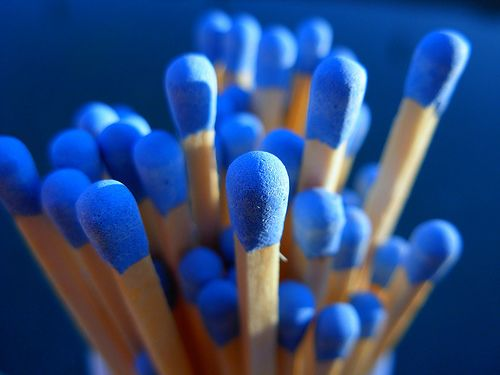
#> input picture image/10.jpg, 500 x 375 px, given as the content of the folder ../data/image.orig-10/, which was not available
$ jupyter execute --allow-errors 'Similarity & Distance Measure in a CBIR Framework.ipynb'   (shell and % lines are left out)   (text cells are left out)
#> lines starting #> are read from the running program, lines starting #| are printed output that depends on the picture; pictures that were not available may be replaced by others from this repository, and a replacement may not be noted
[cell 1]
import os
import cv2
import numpy as np
import pandas as pd
import matplotlib.pyplot as plt

[cell 2]
# for all divide by zero
# invalid log operations
np.seterr(all='ignore')

[cell 3]
path = '../data/image.orig-10/'

[cell 4]
def load_image_dir(path):
#> called with path = '../data/image.orig-10/'
    images = []
    filenames = []
    for filename in os.listdir(path):
        filenames.append(filename)
        img = cv2.imread(os.path.join(path,filename),0)
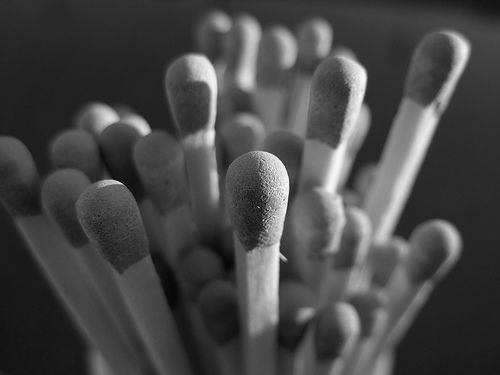
#> img: shape (375, 500); min 0, max 255, mean 71.5
        if img is not None:
            images.append(img)
    return images, filenames

[cell 5]
images, filenames = load_image_dir(path)
#> images = 1 item; filenames = ['10.jpg']
print("Loaded {} images from {}".format(len(images), path))
#| Loaded 1 images from ../data/image.orig-10/


$ run again, on image/14.jpg
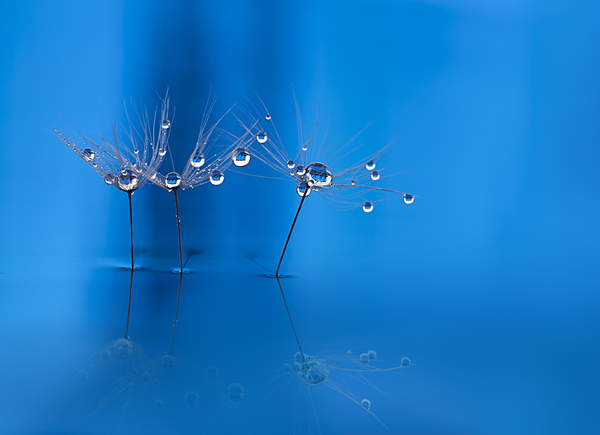
#> input picture image/14.jpg, 600 x 435 px, given as the content of the folder ../data/image.orig-10/, which was not available
#> in load_image_dir, `img = cv2.imread(os.path.join(path,filename),0)`:
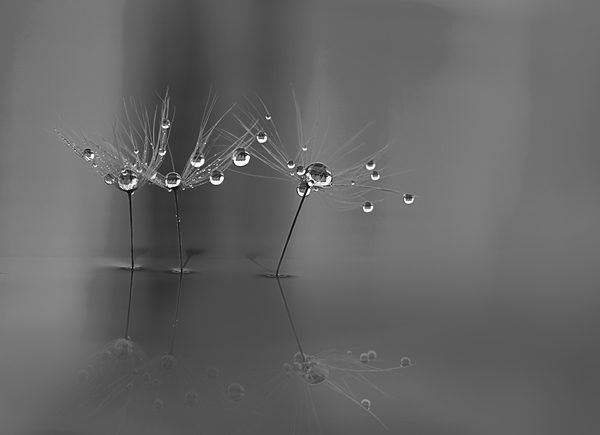
#> img: shape (435, 600); min 1, max 255, mean 101
#> images = 1 item; filenames = ['14.jpg']
#| Loaded 1 images from ../data/image.orig-10/

$ run again, on image/15.jpg
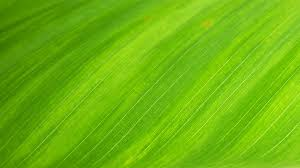
#> input picture image/15.jpg, 300 x 168 px, given as the content of the folder ../data/image.orig-10/, which was not available
#> in load_image_dir, `img = cv2.imread(os.path.join(path,filename),0)`:
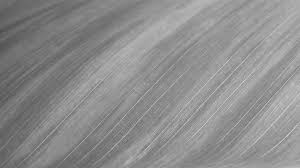
#> img: shape (168, 300); min 77, max 219, mean 140.9
#> images = 1 item; filenames = ['15.jpg']
#| Loaded 1 images from ../data/image.orig-10/

$ run again, on image/18.jpg
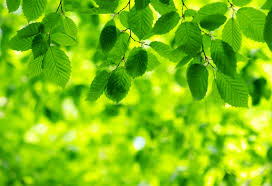
#> input picture image/18.jpg, 272 x 186 px, given as the content of the folder ../data/image.orig-10/, which was not available
#> in load_image_dir, `img = cv2.imread(os.path.join(path,filename),0)`:
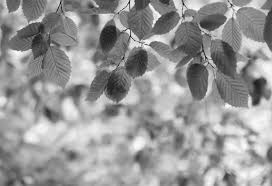
#> img: shape (186, 272); min 11, max 255, mean 151.6
#> images = 1 item; filenames = ['18.jpg']
#| Loaded 1 images from ../data/image.orig-10/
